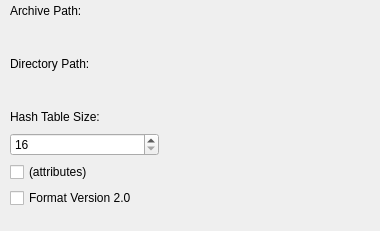
<?xml version="1.0" encoding="UTF-8"?>
<ui version="4.0">
 <class>ArchiveCreationDialog</class>
 <widget class="KDialog" name="ArchiveCreationDialog">
  <property name="geometry">
   <rect>
    <x>0</x>
    <y>0</y>
    <width>380</width>
    <height>231</height>
   </rect>
  </property>
  <property name="windowTitle">
   <string>Create MPQ Archive</string>
  </property>
  <property name="locale">
   <locale language="C" country="AnyCountry"/>
  </property>
  <property name="sizeGripEnabled">
   <bool>false</bool>
  </property>
  <property name="modal">
   <bool>true</bool>
  </property>
  <widget class="QWidget" name="gridLayoutWidget">
   <property name="geometry">
    <rect>
     <x>10</x>
     <y>0</y>
     <width>149</width>
     <height>208</height>
    </rect>
   </property>
   <layout class="QVBoxLayout" name="verticalLayout">
    <item>
     <widget class="QLabel" name="m_archivePathLabel">
      <property name="text">
       <string>Archive Path:</string>
      </property>
     </widget>
    </item>
    <item>
     <widget class="KUrlRequester" name="m_archivePathUrlRequester">
      <property name="filter">
       <string>*.mpq, *.MPQ|MPQ archives\n*.w3m;;*.W3M|Warcraft 3 Maps</string>
      </property>
     </widget>
    </item>
    <item>
     <widget class="QLabel" name="m_directoryPathLabel">
      <property name="text">
       <string>Directory Path:</string>
      </property>
     </widget>
    </item>
    <item>
     <widget class="KUrlRequester" name="m_directoryPathUrlRequester">
      <property name="filter">
       <string/>
      </property>
     </widget>
    </item>
    <item>
     <widget class="QLabel" name="m_hashTableSizeLabel">
      <property name="text">
       <string>Hash Table Size:</string>
      </property>
     </widget>
    </item>
    <item>
     <widget class="KIntSpinBox" name="m_hashTableSizeSpinBox">
      <property name="minimum">
       <number>16</number>
      </property>
      <property name="maximum">
       <number>262144</number>
      </property>
      <property name="base">
       <number>10</number>
      </property>
     </widget>
    </item>
    <item>
     <widget class="QCheckBox" name="m_attributesCheckBox">
      <property name="text">
       <string>(attributes)</string>
      </property>
     </widget>
    </item>
    <item>
     <widget class="QCheckBox" name="m_version2CheckBox">
      <property name="text">
       <string>Format Version 2.0</string>
      </property>
     </widget>
    </item>
   </layout>
  </widget>
 </widget>
 <customwidgets>
  <customwidget>
   <class>KDialog</class>
   <extends>QDialog</extends>
   <header>kdialog.h</header>
   <container>1</container>
  </customwidget>
  <customwidget>
   <class>KIntSpinBox</class>
   <extends>QSpinBox</extends>
   <header>knuminput.h</header>
  </customwidget>
  <customwidget>
   <class>KUrlRequester</class>
   <extends>QFrame</extends>
   <header>kurlrequester.h</header>
  </customwidget>
 </customwidgets>
 <resources/>
 <connections/>
</ui>
